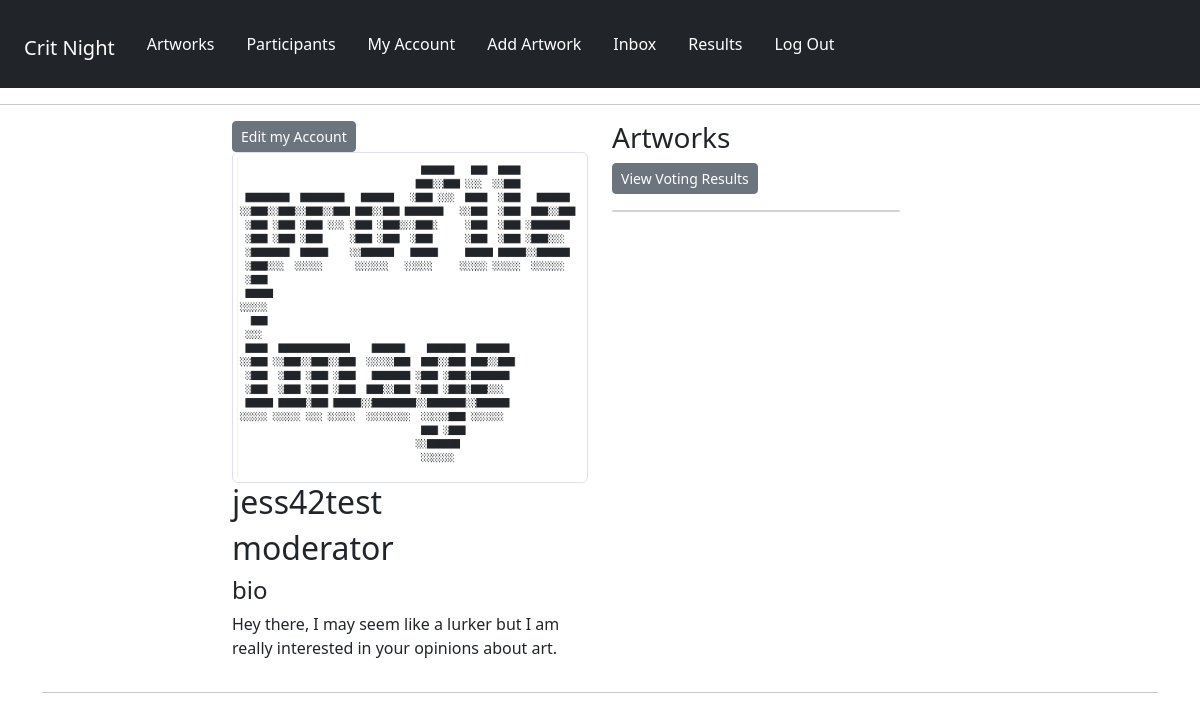
Screenshot of /panelists/account/ (signed in) with the database file from the repository.
### panelists/models.py (models this page shows, shortened)
class Profile(models.Model):
    user = models.OneToOneField(User, on_delete=models.CASCADE, null=True, blank=True)
    name = models.CharField(max_length=200, null=True, blank=True)
    ROLE_TYPE = (
        ("moderator", "Moderator"),
        ("artist", "Artist"),
    )
    role = models.CharField(max_length=200, null=True, choices=ROLE_TYPE)
    media = models.CharField(max_length=200, null=True, blank=True)
    email = models.EmailField(max_length=500, null=True, blank=True)
    username = models.CharField(max_length=200, null=True, blank=True)
    pronouns = models.CharField(max_length=200, null=True, blank=True)
    brief_bio = models.TextField(max_length=1500, null=True, blank=True)
    profile_image = models.ImageField(
        null=True,
        blank=True,
        upload_to="profiles/",
        default="profiles/default-profile.png",
    )
    website = models.CharField(max_length=200, null=True, blank=True)
    social_insta = models.CharField(max_length=200, blank=True, null=True)
    social_twitter = models.CharField(max_length=200, blank=True, null=True)
    social_other = models.CharField(max_length=200, blank=True, null=True)
    created = models.DateTimeField(auto_now_add=True)
    id = models.UUIDField(
        default=uuid.uuid4, unique=True, primary_key=True, editable=False
    )

### panelists/views.py (the view)
# urls.py: path("account/", views.userAccount, name="account"),
@login_required(login_url="login")
def userAccount(request):
    profile = request.user.profile
    artworks = profile.artwork_set.all()
    context = {"profile": profile, "artworks": artworks}
    return render(request, "panelists/account.html", context)

### panelists/templates/panelists/account.html (shortened to what this page needs)
{% extends 'main.html' %}
{% block content %}
<div class="container-md">
    <div class="layout">
        <div class="row justify-content-center">
            <div class="col-4 personal">
                <a href="{% url 'edit-account' %}" class="btn btn-secondary btn-sm">Edit my Account</a>
                <img src="{{ profile.profile_image.url }}" class="img-thumbnail" alt="participant profile image" />
                <h2>{{profile.name}}</h2>
                <h2>{{profile.role}}</h2>
                <h4>bio</h4>
                <p>{{profile.brief_bio}}</p>
            </div>
            <div class="col-4 artwork-list">
                <h3>Artworks</h3>
            <p class="nav-item">
                <a href="{% url 'results' %}" class="btn btn-secondary btn-sm">View Voting Results</a>
              </p>
            <div class="card" style="width: 18rem;">
                </div>
            </div>
    </div>
</div>
{% endblock %}

### rows the page displays
Profile: profile_image (placeholder picture), name "jess42test", role "moderator", brief_bio "Hey there, I may seem like a lurker but I am really interested in your opinions about art."
